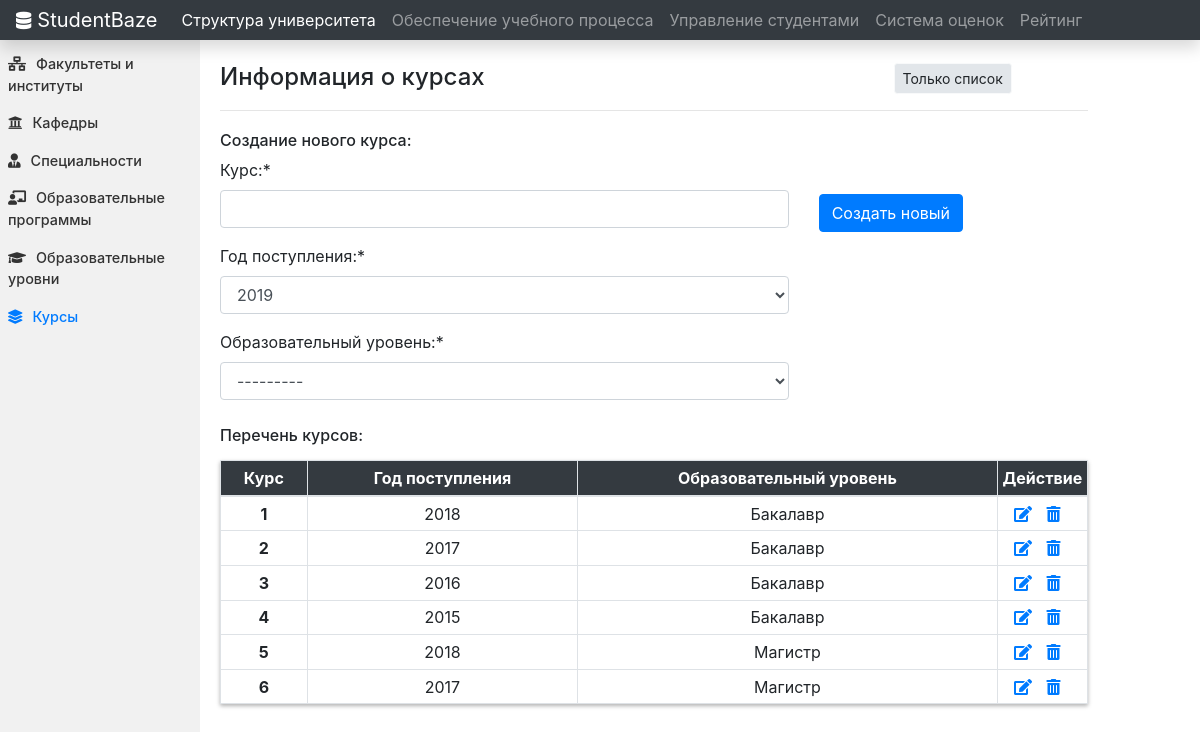
Screenshot of /university_structure/courses/ with the database file from the repository.
### university_structure/models.py (models this page shows, shortened)
class Courses(models.Model):
    YEAR_CHOICES = []
    for r in range(2014, (datetime.datetime.now().year+1)):
        YEAR_CHOICES.append((r,r))
    course = models.IntegerField(validators=[MinValueValidator(1), MaxValueValidator(6)], unique=True)
    year = models.IntegerField(('year'), choices=YEAR_CHOICES, default=datetime.datetime.now().year)
    educational_level = models.ForeignKey(EducationalLevels, on_delete=models.CASCADE)
    class Meta:
         ordering = ['course']

class EducationalLevels(models.Model):
    name = models.CharField(max_length=100)
    def __str__(self):
        return self.name

### university_structure/views.py (the view, shortened to what this page needs)
# urls.py: path('courses/', CoursesView.as_view(), name = 'courses'),
class CoursesView(View):
    form_class = CoursesDataCreationForm
    template_name = 'university_structure/courses.html'
    def get(self, request, *args, **kwargs):
        form = CoursesDataCreationForm()
        context= {'courses': Courses.objects.all(),
                    'form' : form}
        return render(request, self.template_name, context)

### university_structure/forms.py
class CoursesDataCreationForm(forms.ModelForm):
    def __init__(self, *args, **kwargs):
        super(CoursesDataCreationForm, self).__init__(*args, **kwargs)
        self.fields['course'].label = "Курс:"
        self.fields['year'].label = "Год поступления:"
        self.fields['educational_level'].label = "Образовательный уровень:"
    class Meta:
        model = Courses
        fields = ['course', 'year', 'educational_level']

### university_structure/templates/university_structure/courses.html (shortened to what this page needs)
{% extends "home/base.html" %}
{% block navitems %}
<li class="nav-item">
  <a class="nav-link active" href="{% url 'facinst-start-redirect' %}" id="nav-link-1">Структура университета</a>
</li>
<li class="nav-item">
  <a class="nav-link" href="{% url 'eduplanning-start-redirect' %}" id="nav-link-2">Обеспечение учебного процесса</a>
</li>
<li class="nav-item">
  <a class="nav-link" href="{% url 'groups' %}">Управление студентами</a>
</li>
<li class="nav-item">
  <a class="nav-link" href="{% url 'marks-system-start-redirect' %}">Система оценок</a>
</li>
<li class="nav-item">
  <a class="nav-link" href="{% url 'rating-start-redirect' %}">Рейтинг</a>
</li>
{% endblock %}
{% block content %} {% load crispy_forms_tags %}
<div class="container-fluid">
  <div class="row">
    <div class="col-md-2 sidebar">
      <div class="sideBarContent">
        <a href="{% url 'faculties-institutes' %}"><i class="fas fa-network-wired icon"></i></i>Факультеты и институты</a>
        <a href="{% url 'departments' %}"><i class="fas fa-university icon"></i>Кафедры</a>
        <a href="{% url 'specialties' %}"><i class="fas fa-user-tie icon"></i>Специальности</a>
        <a href="{% url 'edu-programs' %}"><i class="fas fa-chalkboard-teacher icon"></i>Образовательные программы</a>
        <a href="{% url 'edu-levels' %}"><i class="fas fa-graduation-cap icon"></i>Образовательные уровни</a>
        <a class="active" href="{% url 'courses' %}"><i class="fas fa-layer-group icon"></i>Курсы</a>
      </div>
    </div>
    <div class="col-md-9 content">
      <div class="row">
        <div class="col-md-9">
          <h4>Информация о курсах</h4>
        </div>
        <div class="col-md-3">
          <button id="hideFormButton" type="button" class="btn btn-light btn-sm hideButton">Только список</button>
        </div>
      </div>
      <hr style="margin: 10px 0px 20px;">
      <div id="formToHide">
      <h6>Создание нового курса:</h6>
      <div class="row">
        <div class="col-md-8">
          <form method="post">
            {% csrf_token %} {{ form|crispy }}
        </div>
        <div class="col-md-3">
          <div class="form-group regbutton">
            <button class="btn btn-primary" type="submit" name="button" style="margin-top: 36px;">Создать новый</button>
          </div>
        </div>
      </div>
      </div>
      <h6 style=" margin: 10px 0px 15px;">Перечень курсов:</h6>
      <table class="table table-sm table-bordered">
        <thead class="mythead">
          <tr>
            <th width="10%" class="text-center" scope="col">Курс</th>
            <th scope="col" class="text-center">Год поступления</th>
            <th class="text-center" scope="col">Образовательный уровень</th>
            <th width="10%" class="text-center" scope="col">Действие</th>
          </tr>
        </thead>
        <tbody>
          {% for course in courses %}
          <tr>
            <td align="center"><strong>{{ course.course }}</strong></td>
            <td align="center">{{ course.year }}</td>
            <td align="center">{{ course.educational_level }}</td>
            <td width="10%" align="center">
              <a class="" href="/university_structure/courses/edit{{ course.id }}"><i class="fas fa-edit icon"></i></a>
              <a class="" href="#" data-toggle="modal" data-target="#modalDelete{{ course.id }}"><i class="fas fa-trash-alt icon"></i></a>
            </td>
          </tr>
          {% endfor %}
        </tbody>
      </table>
    </div>
  </div>
</div>
{% endblock content %}

### home/static/home/main.css (style rules this page uses)
.sidebar { margin: 0; padding: 0; width: 300px; background-color: #f1f1f1; position: fixed; height: 100%; overflow: auto; font-size: .900rem; }
.sideBarContent { margin-top: 5px; }
.sidebar a { display: block; color: #333; padding: 8px; text-decoration: none; font-weight: 500; }
.sidebar a.active { color: #007bff; }
.icon { margin-right: 10px; }
@media screen and (min-width: 1025px) { div.content { margin-top: 22px; margin-left: 17%; padding: 1px 16px; height: 1000px; } }
.hideButton { background-color: #e2e6ea; }
.mythead { color: white; background-color: #343a40 !important; }
.table thead th { vertical-align: middle; }
.table td { vertical-align: middle; }
table { box-shadow:0px 2px 4px rgba(0, 0, 0, 0.3); }

### rows the page displays
Courses: course "1", year "2018", educational_level "Бакалавр"
Courses: course "2", year "2017", educational_level "Бакалавр"
Courses: course "3", year "2016", educational_level "Бакалавр"
Courses: course "4", year "2015", educational_level "Бакалавр"
Courses: course "5", year "2018", educational_level "Магистр"
Courses: course "6", year "2017", educational_level "Магистр"
